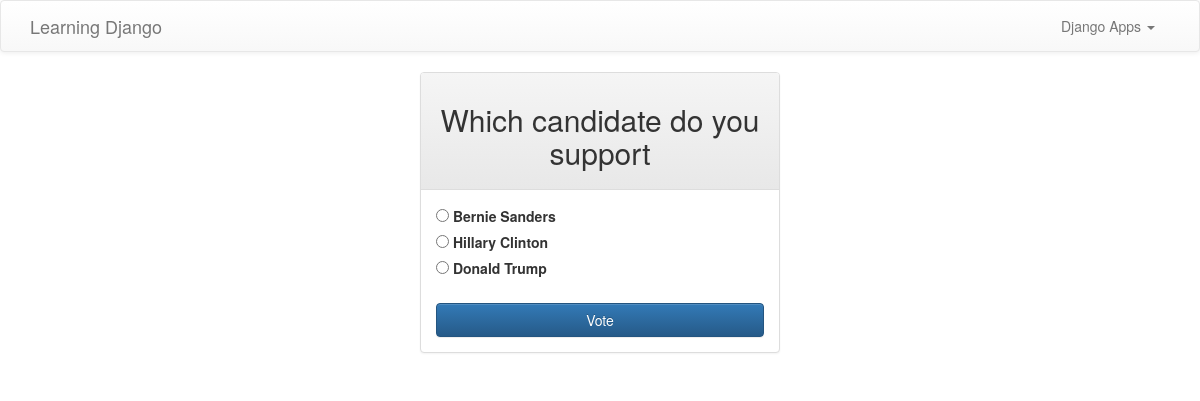
Page /polls/3/ on the committed database.
### polls/models.py (models this page shows, shortened)
@python_2_unicode_compatible
class Question(models.Model):
	question_text = models.CharField(max_length=200)
	pub_date = models.DateTimeField('Date Published')

@python_2_unicode_compatible
class Choice(models.Model):
	question = models.ForeignKey(Question, on_delete=models.CASCADE)
	choice_text = models.CharField(max_length=200)
	votes = models.IntegerField(default=0)

### polls/views.py (the view)
# urls.py: url(r'^(?P<question_id>[0-9]+)/$', views.detail, name='detail'),
def detail(request, question_id):
    question = get_object_or_404(Question, pk=question_id)
    return render(request, 'polls/detail.html', {'question' : question})

### polls/templates/polls/detail.html (shortened to what this page needs)
{% extends 'polls/base.html' %}
{% block content %}
	<div class="container" style="margin=250px auto;">
		<div class="row">
			<div class="col-md-4 col-md-offset-4">
                <div class="panel panel-default">
                    <div class="panel-heading" style="text-align: center">
                        <h2>{{ question.question_text }}</h2>
                    </div>
                    <div class="panel-body">
                    	<form action="{% url 'polls:vote' question.id %}" method="post">
						{% for choice in question.choice_set.all %}
    						<input type="radio" name="choice" id="choice{{ forloop.counter }}" value="{{ choice.id }}" />
    						<label for="choice{{ forloop.counter }}">{{ choice.choice_text }}</label><br />
						{% endfor %}
						<br>
		    			<div style="text-align: center">
		    				<input class="btn btn-primary btn-block" type="submit" value="Vote" />
		    			</div>
						</form>
                    </div>
                </div>
            </div>
		</div>
	</div>
{% endblock content %}

### polls/static/polls/style.css (style rules this page uses)
* { margin: 0; padding: 0; box-sizing: border-box; }

### rows in the picture
Question: question_text "Which candidate do you support"
Choice: choice_text "Bernie Sanders"
Choice: choice_text "Hillary Clinton"
Choice: choice_text "Donald Trump"
